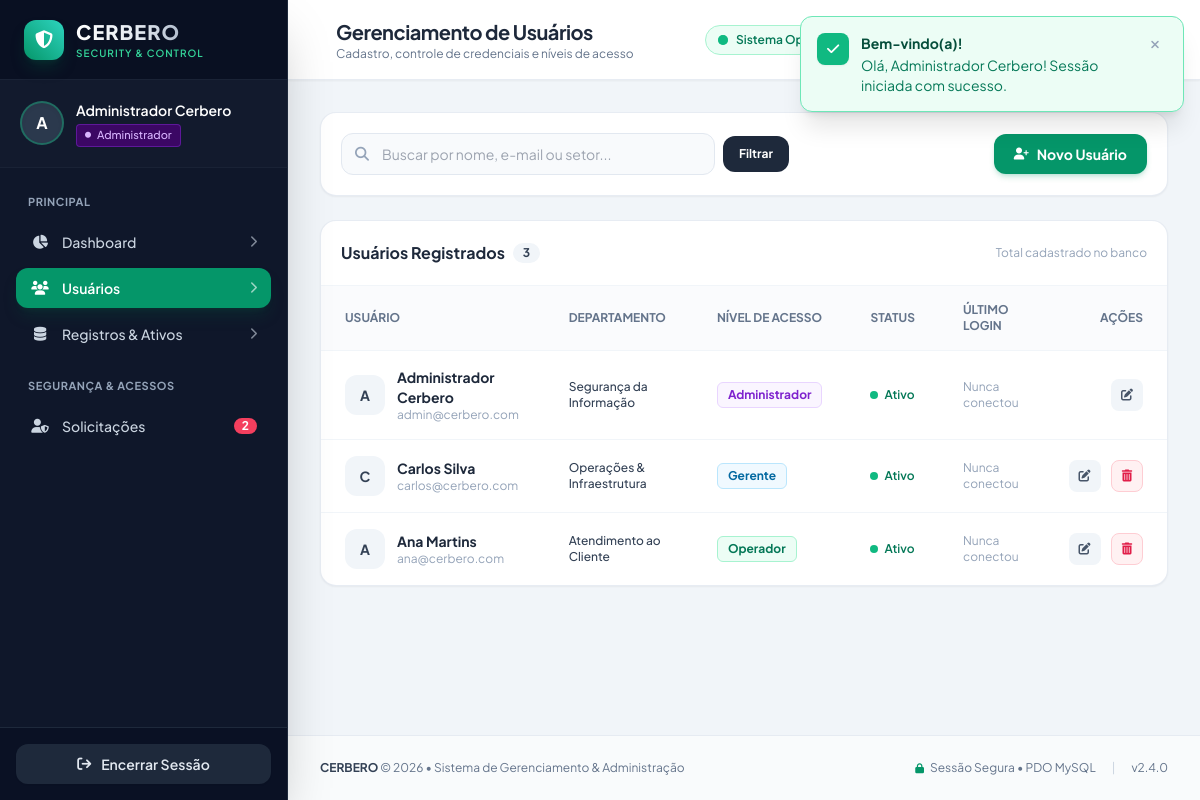
/usuarios.php (signed in), run on the app's committed database.
### tables this page shows
CREATE TABLE IF NOT EXISTS `usuarios` (
    `id` INT AUTO_INCREMENT PRIMARY KEY,
    `nome` VARCHAR(120) NOT NULL,
    `email` VARCHAR(150) NOT NULL UNIQUE,
    `senha` VARCHAR(255) NOT NULL,
    `nivel_acesso` ENUM('Administrador', 'Gerente', 'Operador') NOT NULL DEFAULT 'Operador',
    `status` ENUM('Ativo', 'Inativo') NOT NULL DEFAULT 'Ativo',
    `departamento` VARCHAR(100) DEFAULT 'Tecnologia da Informação',
    `ultimo_login` DATETIME NULL,
    `criado_em` TIMESTAMP DEFAULT CURRENT_TIMESTAMP,
    `atualizado_em` TIMESTAMP DEFAULT CURRENT_TIMESTAMP ON UPDATE CURRENT_TIMESTAMP
);

### usuarios.php (the view, shortened to what the rows shown need)
<?php
require_once __DIR__ . '/config/auth.php';
$usuarioAtual = getUsuarioLogado();
$isAdmin = ($usuarioAtual['nivel_acesso'] === 'Administrador');
$pdo = getConexao();
$usuarios = [];
$termoBusca = trim($_GET['busca'] ?? '');
if ($pdo) {
    try {
        if (!empty($termoBusca)) {
            $stmt = $pdo->prepare("
                SELECT * FROM usuarios
                WHERE nome LIKE :b1 OR email LIKE :b2 OR departamento LIKE :b3
                ORDER BY nome ASC
            ");
            $like = "%{$termoBusca}%";
            $stmt->execute([':b1' => $like, ':b2' => $like, ':b3' => $like]);
            $usuarios = $stmt->fetchAll();
        } else {
            $stmt = $pdo->query("SELECT * FROM usuarios ORDER BY id ASC");
            $usuarios = $stmt->fetchAll();
        }
    } catch (PDOException $e) {
        error_log("Erro ao buscar usuários: " . $e->getMessage());
    }
}
require_once __DIR__ . '/includes/header.php';
require_once __DIR__ . '/includes/sidebar.php';
?>
<div class="flex-1 flex flex-col min-w-0 overflow-y-auto">
    <?php require_once __DIR__ . '/includes/navbar.php'; ?>
    <main class="p-4 sm:p-8 space-y-6 flex-1">
        <div class="bg-white rounded-2xl shadow-sm border border-slate-200/80 overflow-hidden">
            <?php if (empty($usuarios)): ?>
                <div class="p-12 text-center text-slate-400">
                    <i class="fa-solid fa-users-slash text-4xl mb-3 text-slate-300"></i>
                    <p class="text-sm font-medium">Nenhum usuário localizado com os critérios informados.</p>
                </div>
            <?php else: ?>
                <div class="overflow-x-auto">
                    <table class="w-full text-left text-sm text-slate-600">
                        <thead class="bg-slate-50/70 text-xs uppercase font-bold text-slate-500 border-b border-slate-100">
                            <tr>
                                <th class="px-6 py-4">Usuário</th>
                                <th class="px-6 py-4">Departamento</th>
                                <th class="px-6 py-4">Nível de Acesso</th>
                                <th class="px-6 py-4">Status</th>
                                <th class="px-6 py-4">Último Login</th>
                                <?php if ($isAdmin): ?>
                                    <th class="px-6 py-4 text-right">Ações</th>
                                <?php endif; ?>
                            </tr>
                        </thead>
                        <tbody class="divide-y divide-slate-100">
                            <?php foreach ($usuarios as $u): ?>
                                <tr class="hover:bg-slate-50/60 transition-colors">
                                    <td class="px-6 py-4">
                                        <div class="flex items-center space-x-3">
                                            <div class="w-10 h-10 rounded-xl bg-slate-100 text-slate-700 font-bold flex items-center justify-center flex-shrink-0">
                                                <?= strtoupper(substr($u['nome'], 0, 1)) ?>
                                            </div>
                                            <div>
                                                <div class="font-bold text-slate-800"><?= htmlspecialchars($u['nome']) ?></div>
                                                <div class="text-xs text-slate-400"><?= htmlspecialchars($u['email']) ?></div>
                                            </div>
                                        </div>
                                    </td>
                                    <td class="px-6 py-4 text-xs font-medium text-slate-700">
                                        <?= htmlspecialchars($u['departamento'] ?? 'Geral') ?>
                                    </td>
                                    <td class="px-6 py-4">
                                        <?php
                                            $badgeClass = 'bg-emerald-50 text-emerald-700 border-emerald-200';
                                            if ($u['nivel_acesso'] === 'Administrador') {
                                                $badgeClass = 'bg-purple-50 text-purple-700 border-purple-200';
                                            } elseif ($u['nivel_acesso'] === 'Gerente') {
                                                $badgeClass = 'bg-sky-50 text-sky-700 border-sky-200';
                                            }
                                        ?>
                                        <span class="inline-flex items-center px-2.5 py-1 rounded-md text-xs font-bold border <?= $badgeClass ?>">
                                            <?= htmlspecialchars($u['nivel_acesso']) ?>
                                        </span>
                                    </td>
                                    <td class="px-6 py-4 text-xs">
                                        <?php if ($u['status'] === 'Ativo'): ?>
                                            <span class="inline-flex items-center space-x-1.5 font-semibold text-emerald-700">
                                                <span class="w-2 h-2 rounded-full bg-emerald-500"></span>
                                                <span>Ativo</span>
                                            </span>
                                        <?php endif; ?>
                                    </td>
                                    <td class="px-6 py-4 text-xs text-slate-400">
                                        <?= !empty($u['ultimo_login']) ? date('d/m/Y H:i', strtotime($u['ultimo_login'])) : 'Nunca conectou' ?>
                                    </td>
                                    <?php if ($isAdmin): ?>
                                        <td class="px-6 py-4 text-right space-x-2 whitespace-nowrap">
                                            <button type="button"
                                                onclick="editarUsuario(<?= htmlspecialchars(json_encode($u)) ?>)"
                                                class="inline-flex items-center justify-center w-8 h-8 rounded-lg bg-slate-100 hover:bg-slate-200 text-slate-600 transition-colors"
                                                title="Editar Usuário">
                                                <i class="fa-solid fa-pen-to-square text-xs"></i>
                                            </button>
                                            <?php if ((int)$u['id'] !== (int)$usuarioAtual['id']): ?>
                                                <button type="button"
                                                    onclick="excluirUsuario(<?= $u['id'] ?>, '<?= addslashes(htmlspecialchars($u['nome'])) ?>')"
                                                    class="inline-flex items-center justify-center w-8 h-8 rounded-lg bg-rose-50 hover:bg-rose-100 text-rose-600 border border-rose-200 transition-colors"
                                                    title="Excluir Usuário">
                                                    <i class="fa-solid fa-trash-can text-xs"></i>
                                                </button>
                                            <?php endif; ?>
                                        </td>
                                    <?php endif; ?>
                                </tr>
                            <?php endforeach; ?>
                        </tbody>
                    </table>
                </div>
            <?php endif; ?>
        </div>
    </main>
<?php require_once __DIR__ . '/includes/footer.php'; ?>

### includes/sidebar.php (shortened to what the rows shown need)
<?php
require_once __DIR__ . '/../config/auth.php';
$usuario = getUsuarioLogado();
?>
<aside id="sidebar-menu" class="fixed inset-y-0 left-0 z-40 w-72 bg-slate-900 text-white flex flex-col justify-between transform -translate-x-full md:translate-x-0 md:static md:inset-auto transition-transform duration-300 ease-in-out shadow-2xl border-r border-slate-800">
    <div>
        <div class="h-20 flex items-center justify-between px-6 border-b border-slate-800/80 bg-slate-950/40">
            <a href="index.php" class="flex items-center space-x-3 group">
                <div>
                    <h1 class="text-xl font-extrabold tracking-wider bg-gradient-to-r from-white via-slate-200 to-slate-400 bg-clip-text text-transparent">CERBERO</h1>
                </div>
            </a>
        </div>
        <div class="p-5 border-b border-slate-800/60 bg-slate-800/20">
            <div class="flex items-center space-x-3">
                <div class="w-11 h-11 rounded-full bg-slate-700/80 border-2 border-emerald-500/40 flex items-center justify-center font-bold text-white shadow-inner">
                    <?= strtoupper(substr($usuario['nome'] ?? 'U', 0, 1)) ?>
                </div>
                <div class="flex-1 min-w-0">
                    <p class="text-sm font-semibold text-white truncate"><?= htmlspecialchars($usuario['nome'] ?? 'Usuário') ?></p>
                    <div class="mt-1 flex items-center">
                        <?php
                            $nivel = $usuario['nivel_acesso'] ?? 'Operador';
                            $badgeClass = 'bg-emerald-950 text-emerald-300 border-emerald-600/40';
                            if ($nivel === 'Administrador') {
                                $badgeClass = 'bg-purple-950 text-purple-300 border-purple-600/40';
                            } elseif ($nivel === 'Gerente') {
                                $badgeClass = 'bg-sky-950 text-sky-300 border-sky-600/40';
                            }
                        ?>
                        <span class="inline-flex items-center px-2 py-0.5 rounded text-[11px] font-medium border <?= $badgeClass ?>">
                            <i class="fa-solid fa-circle text-[6px] mr-1.5 animate-pulse"></i>
                            <?= htmlspecialchars($nivel) ?>
                        </span>
                    </div>
                </div>
            </div>
        </div>
    </div>
</aside>

### data on the page
usuarios: nome "A", nome "Administrador Cerbero", nivel_acesso "Administrador", email "admin@cerbero.com", departamento "Segurança da Informação", status "Ativo" (drawn), shows "Nunca conectou"
usuarios: nome "C", nome "Carlos Silva", email "carlos@cerbero.com", departamento "Operações & Infraestrutura", nivel_acesso "Gerente", status "Ativo" (drawn), shows "Nunca conectou"
usuarios: nome "A", nome "Ana Martins", email "ana@cerbero.com", departamento "Atendimento ao Cliente", nivel_acesso "Operador", status "Ativo" (drawn), shows "Nunca conectou"

### other printed values
$qtdSolicitacoesPendentes "2"
$pageHeading "Gerenciamento de Usuários"
$pageSubtitle "Cadastro, controle de credenciais e níveis de acesso"
$totalUsuarios "3"
